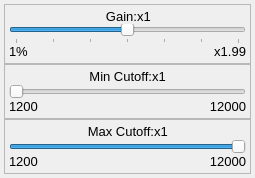
<ui version="4.0" >
 <class>ControlsWindow</class>
 <widget class="QDialog" name="ControlsWindow" >
  <property name="geometry" >
   <rect>
    <x>0</x>
    <y>0</y>
    <width>255</width>
    <height>166</height>
   </rect>
  </property>
  <property name="sizePolicy" >
   <sizepolicy vsizetype="Fixed" hsizetype="Preferred" >
    <horstretch>0</horstretch>
    <verstretch>0</verstretch>
   </sizepolicy>
  </property>
  <property name="windowTitle" >
   <string>Controls</string>
  </property>
  <layout class="QVBoxLayout" >
   <property name="spacing" >
    <number>0</number>
   </property>
   <property name="leftMargin" >
    <number>4</number>
   </property>
   <property name="topMargin" >
    <number>4</number>
   </property>
   <property name="rightMargin" >
    <number>4</number>
   </property>
   <property name="bottomMargin" >
    <number>4</number>
   </property>
   <item>
    <widget class="QFrame" name="frame" >
     <property name="sizePolicy" >
      <sizepolicy vsizetype="Fixed" hsizetype="Expanding" >
       <horstretch>0</horstretch>
       <verstretch>0</verstretch>
      </sizepolicy>
     </property>
     <property name="frameShape" >
      <enum>QFrame::StyledPanel</enum>
     </property>
     <property name="frameShadow" >
      <enum>QFrame::Raised</enum>
     </property>
     <layout class="QVBoxLayout" >
      <property name="spacing" >
       <number>0</number>
      </property>
      <property name="leftMargin" >
       <number>4</number>
      </property>
      <property name="topMargin" >
       <number>4</number>
      </property>
      <property name="rightMargin" >
       <number>4</number>
      </property>
      <property name="bottomMargin" >
       <number>4</number>
      </property>
      <item>
       <layout class="QHBoxLayout" >
        <item>
         <spacer>
          <property name="orientation" >
           <enum>Qt::Horizontal</enum>
          </property>
          <property name="sizeHint" >
           <size>
            <width>20</width>
            <height>5</height>
           </size>
          </property>
         </spacer>
        </item>
        <item>
         <widget class="QLabel" name="label" >
          <property name="sizePolicy" >
           <sizepolicy vsizetype="Fixed" hsizetype="Preferred" >
            <horstretch>0</horstretch>
            <verstretch>0</verstretch>
           </sizepolicy>
          </property>
          <property name="font" >
           <font>
            <pointsize>10</pointsize>
           </font>
          </property>
          <property name="text" >
           <string>Gain:</string>
          </property>
          <property name="alignment" >
           <set>Qt::AlignRight|Qt::AlignTrailing|Qt::AlignVCenter</set>
          </property>
         </widget>
        </item>
        <item>
         <widget class="QLabel" name="gainValue_" >
          <property name="sizePolicy" >
           <sizepolicy vsizetype="Fixed" hsizetype="Preferred" >
            <horstretch>0</horstretch>
            <verstretch>0</verstretch>
           </sizepolicy>
          </property>
          <property name="font" >
           <font>
            <pointsize>10</pointsize>
           </font>
          </property>
          <property name="text" >
           <string>x1</string>
          </property>
          <property name="alignment" >
           <set>Qt::AlignLeading|Qt::AlignLeft|Qt::AlignVCenter</set>
          </property>
         </widget>
        </item>
        <item>
         <spacer>
          <property name="orientation" >
           <enum>Qt::Horizontal</enum>
          </property>
          <property name="sizeHint" >
           <size>
            <width>20</width>
            <height>5</height>
           </size>
          </property>
         </spacer>
        </item>
       </layout>
      </item>
      <item>
       <widget class="QSlider" name="gain_" >
        <property name="sizePolicy" >
         <sizepolicy vsizetype="Fixed" hsizetype="Expanding" >
          <horstretch>0</horstretch>
          <verstretch>0</verstretch>
         </sizepolicy>
        </property>
        <property name="minimum" >
         <number>-99</number>
        </property>
        <property name="maximum" >
         <number>99</number>
        </property>
        <property name="pageStep" >
         <number>10</number>
        </property>
        <property name="orientation" >
         <enum>Qt::Horizontal</enum>
        </property>
        <property name="tickPosition" >
         <enum>QSlider::TicksBelow</enum>
        </property>
        <property name="tickInterval" >
         <number>33</number>
        </property>
       </widget>
      </item>
      <item>
       <layout class="QHBoxLayout" >
        <item>
         <widget class="QLabel" name="label_2" >
          <property name="font" >
           <font>
            <pointsize>10</pointsize>
            <weight>50</weight>
            <bold>false</bold>
           </font>
          </property>
          <property name="text" >
           <string>1%</string>
          </property>
          <property name="alignment" >
           <set>Qt::AlignLeading|Qt::AlignLeft|Qt::AlignVCenter</set>
          </property>
         </widget>
        </item>
        <item>
         <widget class="QLabel" name="label_4" >
          <property name="font" >
           <font>
            <pointsize>10</pointsize>
           </font>
          </property>
          <property name="text" >
           <string>x1.99</string>
          </property>
          <property name="alignment" >
           <set>Qt::AlignRight|Qt::AlignTrailing|Qt::AlignVCenter</set>
          </property>
         </widget>
        </item>
       </layout>
      </item>
     </layout>
    </widget>
   </item>
   <item>
    <widget class="QFrame" name="frame_2" >
     <property name="frameShape" >
      <enum>QFrame::StyledPanel</enum>
     </property>
     <property name="frameShadow" >
      <enum>QFrame::Raised</enum>
     </property>
     <layout class="QVBoxLayout" >
      <property name="spacing" >
       <number>0</number>
      </property>
      <property name="leftMargin" >
       <number>4</number>
      </property>
      <property name="topMargin" >
       <number>4</number>
      </property>
      <property name="rightMargin" >
       <number>4</number>
      </property>
      <property name="bottomMargin" >
       <number>4</number>
      </property>
      <item>
       <layout class="QHBoxLayout" >
        <item>
         <spacer>
          <property name="orientation" >
           <enum>Qt::Horizontal</enum>
          </property>
          <property name="sizeHint" >
           <size>
            <width>5</width>
            <height>5</height>
           </size>
          </property>
         </spacer>
        </item>
        <item>
         <widget class="QLabel" name="label_7" >
          <property name="font" >
           <font>
            <pointsize>10</pointsize>
           </font>
          </property>
          <property name="text" >
           <string>Min Cutoff:</string>
          </property>
          <property name="alignment" >
           <set>Qt::AlignRight|Qt::AlignTrailing|Qt::AlignVCenter</set>
          </property>
         </widget>
        </item>
        <item>
         <widget class="QLabel" name="cutoffMinValue_" >
          <property name="sizePolicy" >
           <sizepolicy vsizetype="Preferred" hsizetype="Preferred" >
            <horstretch>0</horstretch>
            <verstretch>0</verstretch>
           </sizepolicy>
          </property>
          <property name="font" >
           <font>
            <pointsize>10</pointsize>
           </font>
          </property>
          <property name="text" >
           <string>x1</string>
          </property>
          <property name="alignment" >
           <set>Qt::AlignLeading|Qt::AlignLeft|Qt::AlignVCenter</set>
          </property>
         </widget>
        </item>
        <item>
         <spacer>
          <property name="orientation" >
           <enum>Qt::Horizontal</enum>
          </property>
          <property name="sizeHint" >
           <size>
            <width>5</width>
            <height>5</height>
           </size>
          </property>
         </spacer>
        </item>
       </layout>
      </item>
      <item>
       <widget class="QSlider" name="cutoffMin_" >
        <property name="sizePolicy" >
         <sizepolicy vsizetype="Preferred" hsizetype="Expanding" >
          <horstretch>0</horstretch>
          <verstretch>0</verstretch>
         </sizepolicy>
        </property>
        <property name="minimum" >
         <number>-8192</number>
        </property>
        <property name="maximum" >
         <number>8191</number>
        </property>
        <property name="pageStep" >
         <number>10</number>
        </property>
        <property name="value" >
         <number>-8192</number>
        </property>
        <property name="sliderPosition" >
         <number>-8192</number>
        </property>
        <property name="orientation" >
         <enum>Qt::Horizontal</enum>
        </property>
        <property name="tickPosition" >
         <enum>QSlider::NoTicks</enum>
        </property>
       </widget>
      </item>
      <item>
       <layout class="QHBoxLayout" >
        <item>
         <widget class="QLabel" name="cutoffMinMin_" >
          <property name="font" >
           <font>
            <pointsize>10</pointsize>
           </font>
          </property>
          <property name="text" >
           <string>1200</string>
          </property>
          <property name="alignment" >
           <set>Qt::AlignLeading|Qt::AlignLeft|Qt::AlignVCenter</set>
          </property>
         </widget>
        </item>
        <item>
         <widget class="QLabel" name="cutoffMinMax_" >
          <property name="font" >
           <font>
            <pointsize>10</pointsize>
           </font>
          </property>
          <property name="text" >
           <string>12000</string>
          </property>
          <property name="alignment" >
           <set>Qt::AlignRight|Qt::AlignTrailing|Qt::AlignVCenter</set>
          </property>
         </widget>
        </item>
       </layout>
      </item>
     </layout>
    </widget>
   </item>
   <item>
    <widget class="QFrame" name="frame_3" >
     <property name="frameShape" >
      <enum>QFrame::StyledPanel</enum>
     </property>
     <property name="frameShadow" >
      <enum>QFrame::Raised</enum>
     </property>
     <layout class="QVBoxLayout" >
      <property name="spacing" >
       <number>0</number>
      </property>
      <property name="leftMargin" >
       <number>4</number>
      </property>
      <property name="topMargin" >
       <number>4</number>
      </property>
      <property name="rightMargin" >
       <number>4</number>
      </property>
      <property name="bottomMargin" >
       <number>4</number>
      </property>
      <item>
       <layout class="QHBoxLayout" >
        <item>
         <spacer>
          <property name="orientation" >
           <enum>Qt::Horizontal</enum>
          </property>
          <property name="sizeHint" >
           <size>
            <width>5</width>
            <height>5</height>
           </size>
          </property>
         </spacer>
        </item>
        <item>
         <widget class="QLabel" name="label_8" >
          <property name="font" >
           <font>
            <pointsize>10</pointsize>
           </font>
          </property>
          <property name="text" >
           <string>Max Cutoff:</string>
          </property>
          <property name="alignment" >
           <set>Qt::AlignRight|Qt::AlignTrailing|Qt::AlignVCenter</set>
          </property>
         </widget>
        </item>
        <item>
         <widget class="QLabel" name="cutoffMaxValue_" >
          <property name="sizePolicy" >
           <sizepolicy vsizetype="Preferred" hsizetype="Preferred" >
            <horstretch>0</horstretch>
            <verstretch>0</verstretch>
           </sizepolicy>
          </property>
          <property name="font" >
           <font>
            <pointsize>10</pointsize>
           </font>
          </property>
          <property name="text" >
           <string>x1</string>
          </property>
          <property name="alignment" >
           <set>Qt::AlignLeading|Qt::AlignLeft|Qt::AlignVCenter</set>
          </property>
         </widget>
        </item>
        <item>
         <spacer>
          <property name="orientation" >
           <enum>Qt::Horizontal</enum>
          </property>
          <property name="sizeHint" >
           <size>
            <width>5</width>
            <height>5</height>
           </size>
          </property>
         </spacer>
        </item>
       </layout>
      </item>
      <item>
       <widget class="QSlider" name="cutoffMax_" >
        <property name="sizePolicy" >
         <sizepolicy vsizetype="Preferred" hsizetype="Expanding" >
          <horstretch>0</horstretch>
          <verstretch>0</verstretch>
         </sizepolicy>
        </property>
        <property name="minimum" >
         <number>-8191</number>
        </property>
        <property name="maximum" >
         <number>8192</number>
        </property>
        <property name="pageStep" >
         <number>10</number>
        </property>
        <property name="value" >
         <number>8192</number>
        </property>
        <property name="sliderPosition" >
         <number>8192</number>
        </property>
        <property name="orientation" >
         <enum>Qt::Horizontal</enum>
        </property>
        <property name="invertedAppearance" >
         <bool>false</bool>
        </property>
        <property name="tickPosition" >
         <enum>QSlider::NoTicks</enum>
        </property>
       </widget>
      </item>
      <item>
       <layout class="QHBoxLayout" >
        <item>
         <widget class="QLabel" name="cutoffMaxMin_" >
          <property name="font" >
           <font>
            <pointsize>10</pointsize>
           </font>
          </property>
          <property name="text" >
           <string>1200</string>
          </property>
          <property name="alignment" >
           <set>Qt::AlignLeading|Qt::AlignLeft|Qt::AlignVCenter</set>
          </property>
         </widget>
        </item>
        <item>
         <widget class="QLabel" name="cutoffMaxMax_" >
          <property name="font" >
           <font>
            <pointsize>10</pointsize>
           </font>
          </property>
          <property name="text" >
           <string>12000</string>
          </property>
          <property name="alignment" >
           <set>Qt::AlignRight|Qt::AlignTrailing|Qt::AlignVCenter</set>
          </property>
         </widget>
        </item>
       </layout>
      </item>
     </layout>
    </widget>
   </item>
  </layout>
 </widget>
 <resources/>
 <connections/>
</ui>
